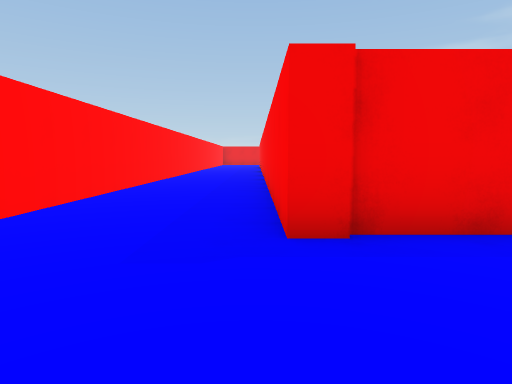
view 1 (above)

24 first-person views from a walk through a Unity game level. The camera is 1.3 m above the floor, tilts 6° down and sees 75° across. The floor is counted in squares, 2 m on a side. Each view is taken from the middle of a square. On the plan, view 1 faces up. The plan holds only what a view shows up to about 10 squares ahead; the rest is blank. The place goes on beyond the plan.

view 2
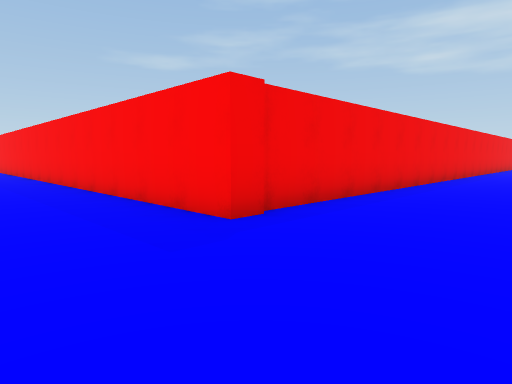

view 3
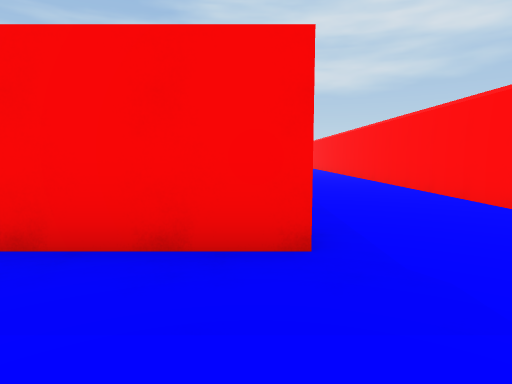

view 4
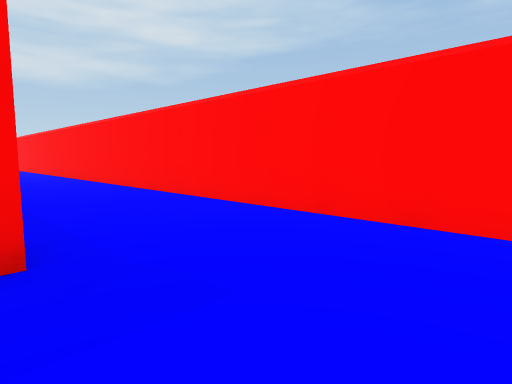

view 5
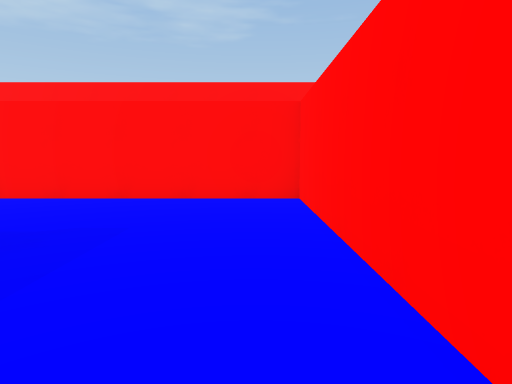

view 6
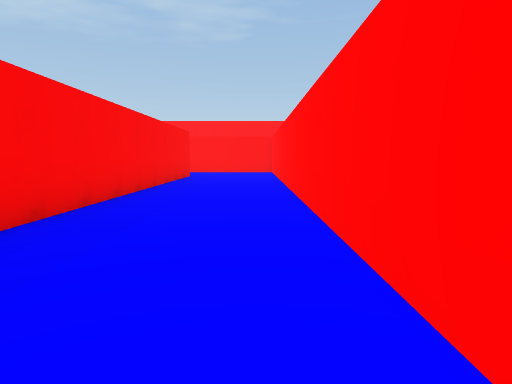

view 7
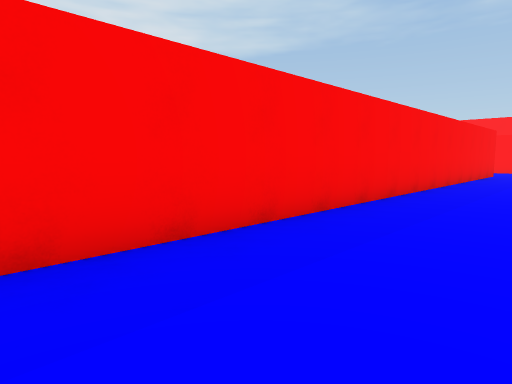

view 8
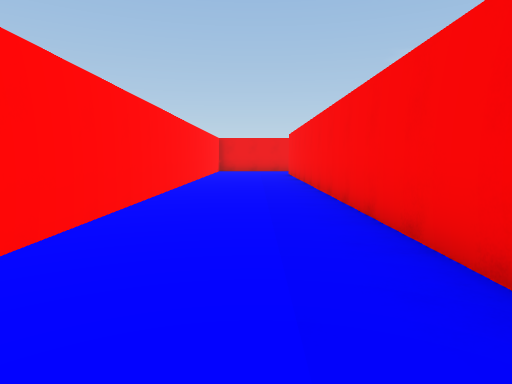

view 9
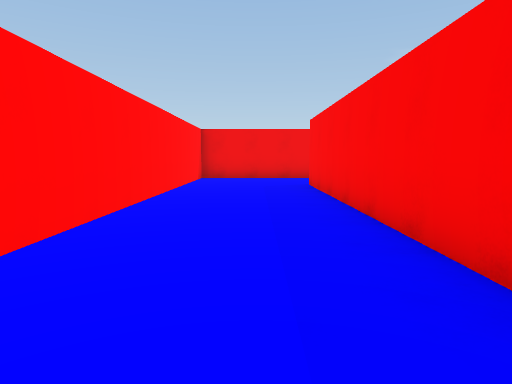

view 10
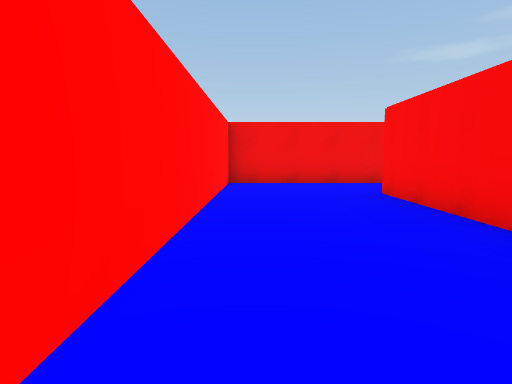

view 11
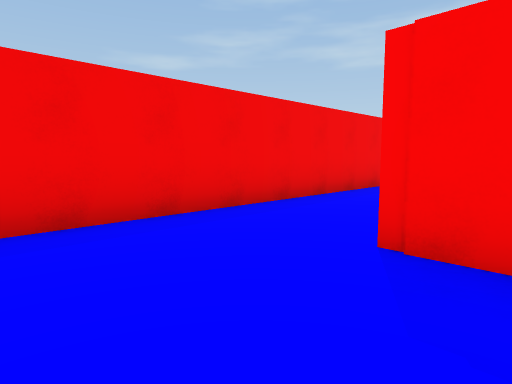

view 12
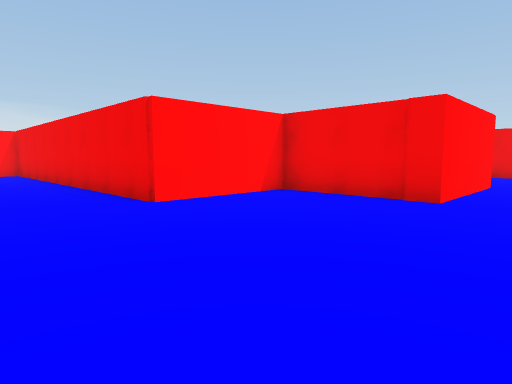

view 13
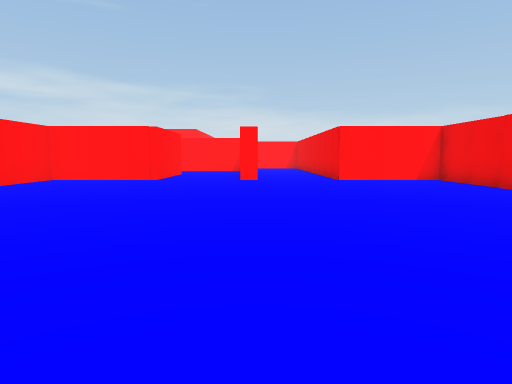

view 14
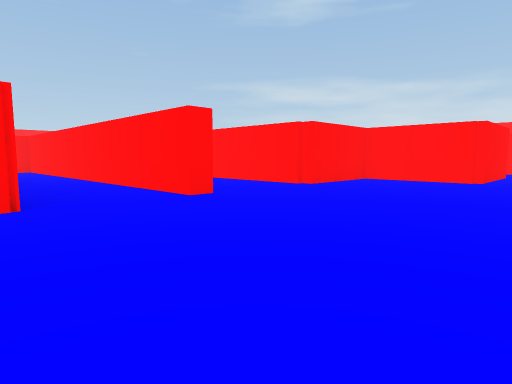

view 15
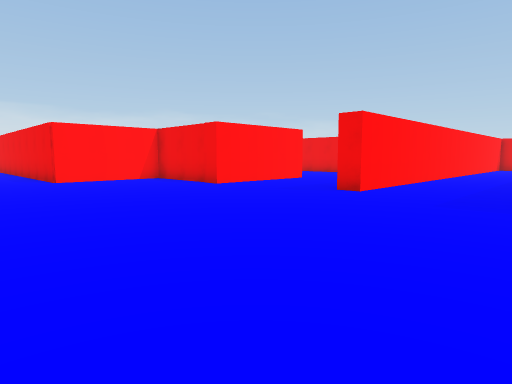

view 16
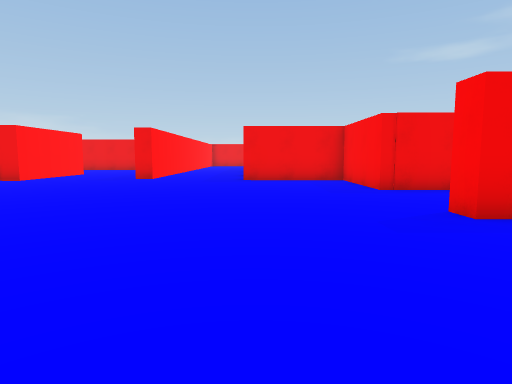

view 17
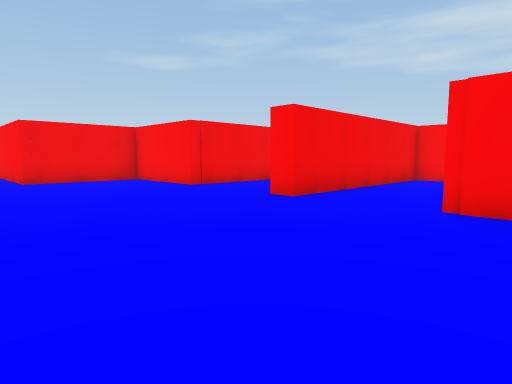

view 18
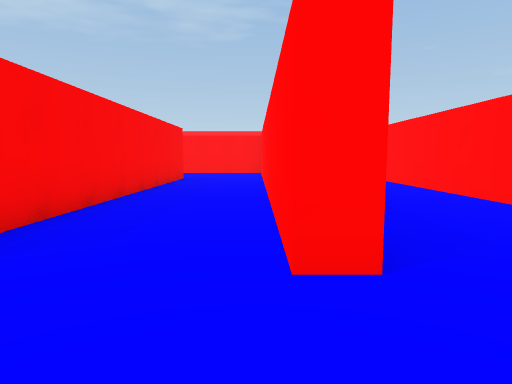

view 19
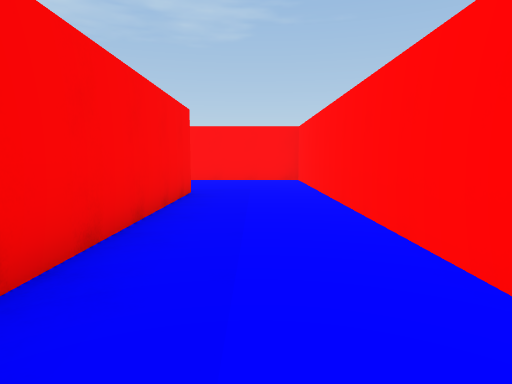

view 20
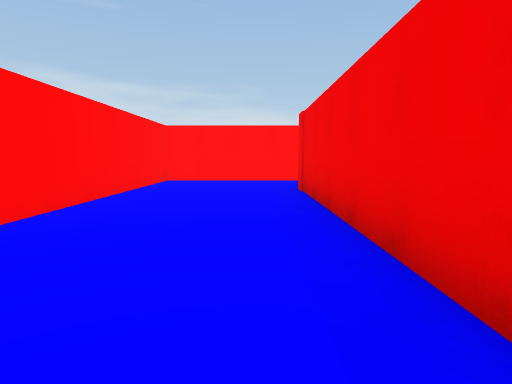

view 21
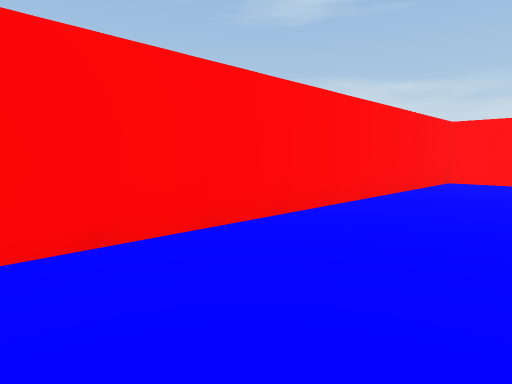

view 22
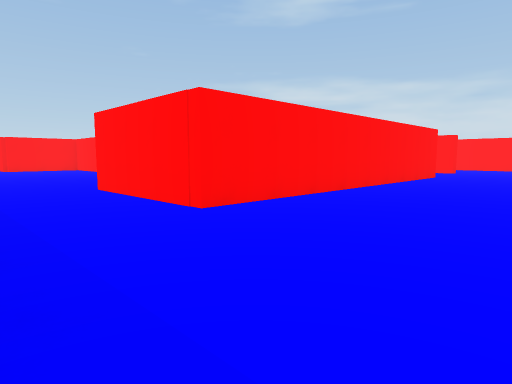

view 23
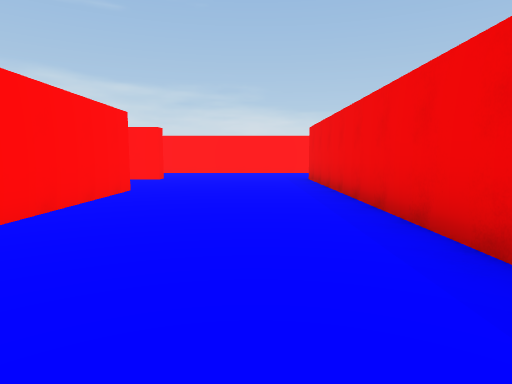

view 24
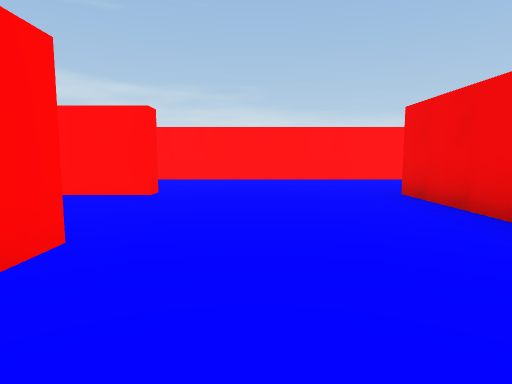

### Floor plan
Points are (right, up) in squares from view 1. A wall is a line through its corners. A room is listed if a view was taken in it or the views show most of it. See-through windows are left out.
Room 1 (views 1, 2, 3, 4, 5, 6, 7, 8, 9, 10, 11)
walls: (9.5, 2.7) (0.3, 2.7) (0.3, 25.1); (5.6, 27.3) (-2.7, 27.3) (-2.7, -0.2) (9.1, -0.2)
ways out: opening at (5, 26) to room 2
Room 2 (views 12, 13, 14, 15, 16, 17, 18, 19, 20, 21, 22, 23, 24)
walls: (6.6, 22.2) (6.6, 19.2) (9.5, 19.2) (9.5, 12); (6.6, 25.1) (6.6, 24.5); (12.2, 19.2) (12.8, 19.2) (12.8, 7.6) (21.8, 7.6); (18.3, 21.5) (18.3, 22.2); (0.5, 33.6) (9.5, 33.6) (9.5, 30.2) (6.6, 30.2) (6.6, 27.3) (5.6, 27.3); (-3.1, 33.2) (-2.7, 33.2) (-2.7, 31.6); (21.2, 27.6) (18.5, 27.6) (18.5, 30.3) (15.7, 30.3) (15.7, 33.5); (12.8, 36.2) (12.8, 30.8) (12.4, 30.8); (22.5, 24.4) (18.3, 24.4) (18.3, 25); (5.1, 37.6) (-2.9, 37.6); (21, 10.9) (15.2, 10.9) (15.2, 18.2); (-6.7, 39.2) (-6.7, 32.1)
ways out: opening at (5, 26) to room 1; opening at (6, 23.5)

Where each view was taken, in squares from view 1:
view 1: 0 up, 0 right, facing up
view 2: 0 up, 2 left, facing up-right
view 3: 3 up, 2 left, facing right
view 4: 3 up, 2 left, facing down-right
view 5: 5 up, 2 left, facing down
view 6: 14 up, 2 left, facing down
view 7: 16 up, 2 left, facing down-right
view 8: 12 up, 1 left, facing up
view 9: 17 up, 1 left, facing up
view 10: 19 up, 2 left, facing up
view 11: 24 up, 2 left, facing up-right
view 12: 25 up, 11 right, facing up-left
view 13: 25 up, 16 right, facing left
view 14: 24 up, 16 right, facing down-left
view 15: 25 up, 16 right, facing up-left
view 16: 21 up, 16 right, facing up
view 17: 21 up, 14 right, facing up-right
view 18: 21 up, 13 right, facing down
view 19: 17 up, 14 right, facing down
view 20: 10 up, 22 right, facing left
view 21: 10 up, 22 right, facing down-left
view 22: 37 up, 12 right, facing down-left
view 23: 36 up, 7 right, facing left
view 24: 35 up, 3 right, facing left
